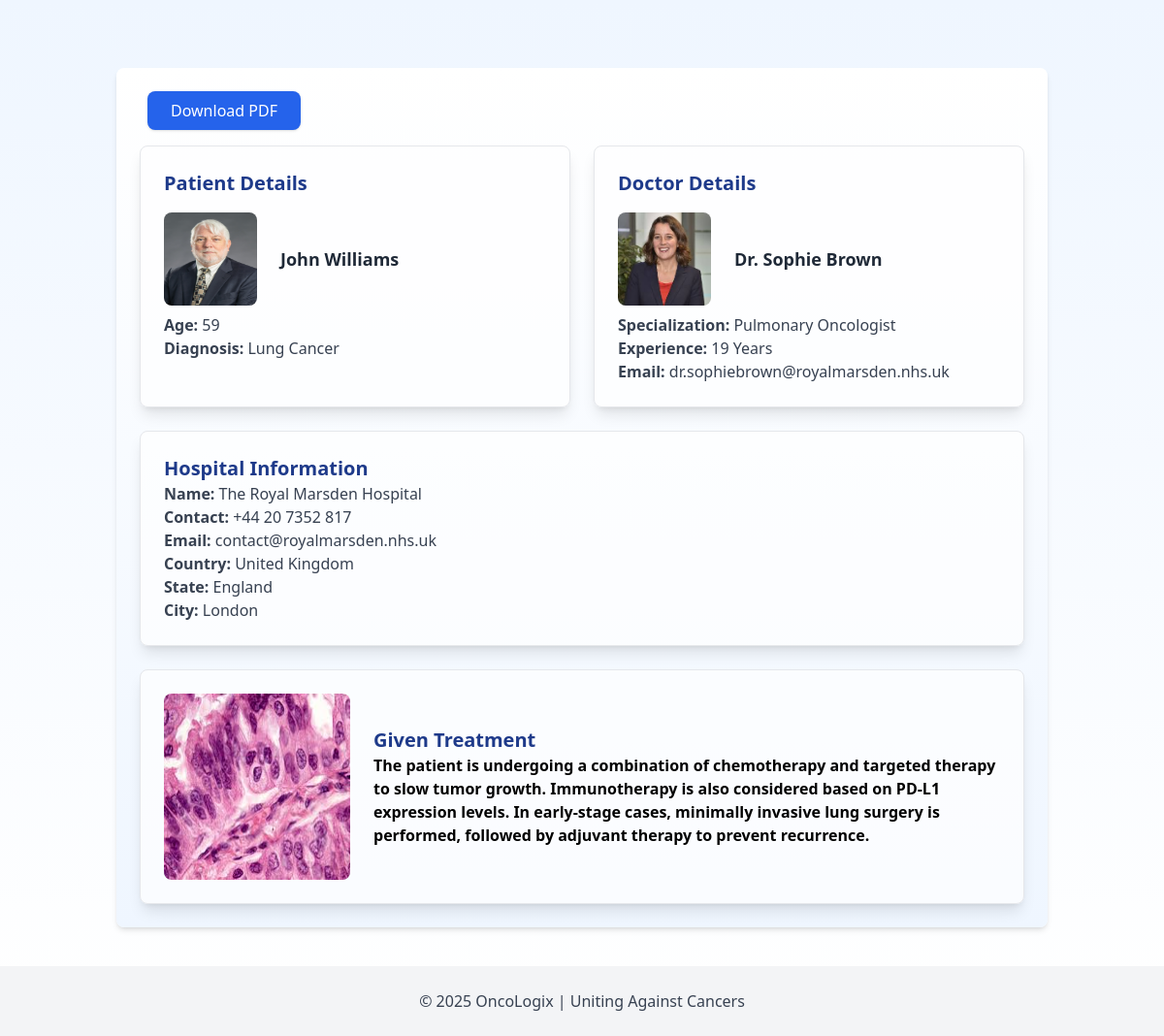
Screenshot of /3_Tumor_Collaction/patient_details.php?c_id=12 with the database file from the repository.
### tables this page shows
CREATE TABLE `cases` (
  `c_id` int(11) NOT NULL,
  `p_id` int(11) DEFAULT NULL,
  `d_id` int(11) DEFAULT NULL,
  `h_id` int(11) DEFAULT NULL,
  `t_id` int(11) DEFAULT NULL,
  `cancer_type` varchar(100) NOT NULL,
  `patient_date` date NOT NULL DEFAULT current_timestamp()
);

CREATE TABLE `patient` (
  `p_id` int(11) NOT NULL,
  `P_name` varchar(100) NOT NULL,
  `age` int(11) NOT NULL,
  `p_image` varchar(255) DEFAULT NULL
);

CREATE TABLE `doctor` (
  `d_id` int(11) NOT NULL,
  `d_name` varchar(100) NOT NULL,
  `experience` int(11) NOT NULL,
  `specialization` varchar(100) NOT NULL,
  `d_photo` varchar(255) DEFAULT NULL,
  `email` varchar(100) NOT NULL
);

CREATE TABLE `hospital` (
  `h_id` int(11) NOT NULL,
  `h_name` varchar(100) NOT NULL,
  `email` varchar(100) NOT NULL,
  `contactNo` varchar(15) NOT NULL,
  `country` varchar(100) NOT NULL,
  `state` varchar(100) NOT NULL,
  `city` varchar(100) NOT NULL
);

CREATE TABLE `treatment` (
  `t_id` int(11) NOT NULL,
  `t_given` text NOT NULL,
  `M_image` varchar(255) DEFAULT NULL
);

### 3_Tumor_Collaction/patient_details.php (the view, shortened to what this page needs)
<?php
include("../1_Admin_Panel/db_conn.php");
$c_id = intval($_SESSION['c_id']);
$query = "SELECT
    ca.c_id AS CancerID,
    ca.cancer_type AS CancerType,
    p.P_name AS PatientName,
    p.age AS PatientAge,
    p.p_image AS PatientImage,
    d.d_name AS DoctorName,
    d.specialization AS DoctorSpe,
    d.experience AS DoctorExp,
    d.d_photo AS DoctorImage,
    d.email AS DoctorEmail,
    h.h_name AS HosName,
    h.email AS HosEmail,
    h.contactNo AS HosContact,
    h.country AS HosCountry,
    h.state AS HosState,
    h.city AS HosCity,
    t.t_given AS TreatGiven,
    t.M_image AS TreatImage
FROM cases ca
JOIN patient p ON ca.p_id = p.p_id
JOIN doctor d ON ca.d_id = d.d_id
JOIN hospital h ON ca.h_id = h.h_id
JOIN treatment t ON ca.t_id = t.t_id
WHERE ca.c_id = ?";
$stmt = mysqli_prepare($conn, $query);
mysqli_stmt_bind_param($stmt, "i", $c_id);
if (!mysqli_stmt_execute($stmt)) {
    die("❌ Error: Query execution failed.");
}
$result = mysqli_stmt_get_result($stmt);
if (mysqli_num_rows($result) > 0) {
    $patientDetails = mysqli_fetch_assoc($result);
} else {
    die("❌ Error: No records found for Cancer ID $c_id.");
}
?>
<!DOCTYPE html>
<html lang="en">
<head>
    <script src="https://cdn.tailwindcss.com"></script>
</head>
<body class="bg-gradient-to-b from-blue-50 to-white">
    <div class="container mx-auto p-6 shadow-md rounded-lg mt-[70px] bg-gradient-to-b from-white to-blue-50 lg:w-[80vw]">
        <button id="downloadPDF" onclick="generatePDF()" class="mb-4 ml-2 px-6 py-2 bg-blue-600 text-white rounded-lg shadow">Download PDF</button>
        <div class="flex flex-wrap md:flex-nowrap gap-6">
            <div class="flex-1 bg-white/70 shadow-lg p-6 rounded-lg border border-gray-200">
                <h3 class="text-xl font-semibold text-blue-900 mb-4">Patient Details</h3>
                <div class="flex items-center">
                    <img src="<?= !empty($patientDetails['PatientImage']) ? '../1_Admin_Panel/uploads/' . htmlspecialchars($patientDetails['PatientImage']) : './assets/img/unknown.jpg' ?>"
                        alt="Patient Image" class="w-24 h-24 rounded-lg mr-6">
                    <p class="text-lg font-semibold text-gray-800"><?= htmlspecialchars($patientDetails['PatientName']); ?></p>
                </div>
                <p class="text-gray-700 mt-[8px]"><strong>Age:</strong> <?= htmlspecialchars($patientDetails['PatientAge']); ?></p>
                <p class="text-gray-700"><strong>Diagnosis:</strong> <?= htmlspecialchars($patientDetails['CancerType']); ?></p>
            </div>
            <div class="flex-1 bg-white/70 shadow-lg p-6 rounded-lg border border-gray-200">
                <h3 class="text-xl font-semibold text-blue-900 mb-4">Doctor Details</h3>
                <div class="flex items-center">
                    <img src="<?= !empty($patientDetails['DoctorImage']) ? '../1_Admin_Panel/uploads/' . htmlspecialchars($patientDetails['DoctorImage']) : './assets/img/unknown.jpg' ?>"
                        alt="Doctor Image" class="w-24 h-24 rounded-lg mr-6">
                    <p class="text-lg font-semibold text-gray-800"><?= htmlspecialchars($patientDetails['DoctorName']); ?></p>
                </div>
                <p class="text-gray-700 mt-[8px]"><strong>Specialization:</strong> <?= htmlspecialchars($patientDetails['DoctorSpe']); ?></p>
                <p class="text-gray-700"><strong>Experience:</strong> <?= htmlspecialchars($patientDetails['DoctorExp']); ?> Years</p>
                <p class="text-gray-700"><strong>Email:</strong> <?= htmlspecialchars($patientDetails['DoctorEmail']); ?></p>
            </div>
        </div>
        <div class="mt-6 bg-white/70 shadow-lg p-6 rounded-lg border border-gray-200">
            <h3 class="text-xl font-semibold text-blue-900">Hospital Information</h3>
            <p class="text-gray-700"><strong>Name:</strong> <?= htmlspecialchars($patientDetails['HosName']); ?></p>
            <p class="text-gray-700"><strong>Contact:</strong> <?= htmlspecialchars($patientDetails['HosContact']); ?></p>
            <p class="text-gray-700"><strong>Email:</strong> <?= htmlspecialchars($patientDetails['HosEmail']); ?></p>
            <p class="text-gray-700"><strong>Country:</strong> <?= htmlspecialchars($patientDetails['HosCountry']); ?></p>
            <p class="text-gray-700"><strong>State:</strong> <?= htmlspecialchars($patientDetails['HosState']); ?></p>
            <p class="text-gray-700"><strong>City:</strong> <?= htmlspecialchars($patientDetails['HosCity']); ?></p>
        </div>
        <div class="mt-6 bg-white/70 shadow-lg p-6 rounded-lg border border-gray-200 flex items-center">
            <img src="<?= !empty($patientDetails['TreatImage']) ? '../1_Admin_Panel/uploads/' . htmlspecialchars($patientDetails['TreatImage']) : './assets/img/unknown.jpg' ?>"
                alt="Treatment Image" class="w-48 h-48 rounded-lg mr-6">
            <div>
                <h3 class="text-xl font-semibold text-blue-900">Given Treatment</h3>
                <p class="font-semibold"><?= htmlspecialchars($patientDetails['TreatGiven']); ?></p>
            </div>
        </div>
    </div>
    <?php include("../4_M_A_C/footer.php") ?>
</body>
</html>

### rows the page displays
cases: p.p_image (picture), p.P_name "John Williams", p.age "59", cancer_type "Lung Cancer", d.d_photo (picture), d.d_name "Dr. Sophie Brown", d.specialization "Pulmonary Oncologist", d.experience "19", d.email "dr.sophiebrown@royalmarsden.nhs.uk", h.h_name "The Royal Marsden Hospital", h.contactNo "+44 20 7352 817", h.email "contact@royalmarsden.nhs.uk", h.country "United Kingdom", h.state "England", h.city "London", t.M_image (picture), t.t_given "The patient is undergoing a combination of chemotherapy and targeted therapy to slow tumor growth. Immunotherapy is also considered based on PD-L1 expression levels. In early-stage cases, minimally invasive lung surgery is performed, followed by adjuvant therapy to prevent recurrence."
